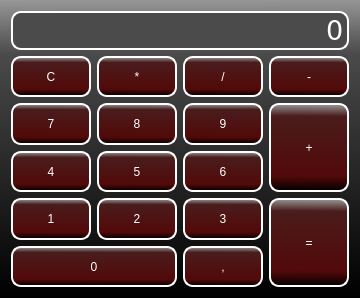
<?xml version="1.0" encoding="UTF-8"?>
<ui version="4.0">
 <class>CalculatorGUI</class>
 <widget class="QMainWindow" name="CalculatorGUI">
  <property name="geometry">
   <rect>
    <x>0</x>
    <y>0</y>
    <width>360</width>
    <height>298</height>
   </rect>
  </property>
  <property name="windowTitle">
   <string>CalculatorGUI</string>
  </property>
  <property name="styleSheet">
   <string notr="true">QWidget {
	font: 20pt &quot;DejaVu Sans&quot;;
 	font-weight: bolder;
}

#centralWidget {
	background: qlineargradient(spread:pad, x1:0.0321101, y1:1, x2:0.028, y2:0, stop:0 rgba(0, 0, 0, 255), stop:0.816514 rgba(74, 74, 74, 255), stop:1 rgba(151, 151, 151, 255));
}

QPushButton {
	background: qlineargradient(spread:pad, x1:0.0321101, y1:1, x2:0.0366972, y2:0, stop:0 rgba(0, 0, 0, 255), stop:0.174312 rgba(83, 9, 9, 255), stop:0.862385 rgba(74, 28, 28, 255), stop:1 rgba(151, 151, 151, 255));
 	color: white;
	border-radius: 10px;
	border: 2px solid white;
}

QLineEdit {
	color: white;
	border-radius: 10px;
	border: 2px solid white;
	background: rgb(75, 75, 75)
}</string>
  </property>
  <widget class="QWidget" name="centralWidget">
   <layout class="QVBoxLayout" name="verticalLayout">
    <item>
     <widget class="QLineEdit" name="label">
      <property name="font">
       <font>
        <family>DejaVu Sans</family>
        <pointsize>20</pointsize>
        <weight>50</weight>
        <italic>false</italic>
        <bold>false</bold>
       </font>
      </property>
      <property name="mouseTracking">
       <bool>false</bool>
      </property>
      <property name="layoutDirection">
       <enum>Qt::LeftToRight</enum>
      </property>
      <property name="text">
       <string>0</string>
      </property>
      <property name="alignment">
       <set>Qt::AlignRight|Qt::AlignTrailing|Qt::AlignVCenter</set>
      </property>
      <property name="readOnly">
       <bool>true</bool>
      </property>
     </widget>
    </item>
    <item>
     <widget class="QWidget" name="widget" native="true">
      <layout class="QGridLayout" name="gridLayout">
       <property name="margin">
        <number>0</number>
       </property>
       <item row="0" column="0">
        <widget class="QPushButton" name="btn_clear">
         <property name="sizePolicy">
          <sizepolicy hsizetype="Minimum" vsizetype="Expanding">
           <horstretch>0</horstretch>
           <verstretch>0</verstretch>
          </sizepolicy>
         </property>
         <property name="text">
          <string>C</string>
         </property>
        </widget>
       </item>
       <item row="0" column="1">
        <widget class="QPushButton" name="btn_mult">
         <property name="sizePolicy">
          <sizepolicy hsizetype="Minimum" vsizetype="Expanding">
           <horstretch>0</horstretch>
           <verstretch>0</verstretch>
          </sizepolicy>
         </property>
         <property name="text">
          <string>*</string>
         </property>
        </widget>
       </item>
       <item row="0" column="3">
        <widget class="QPushButton" name="btn_div">
         <property name="sizePolicy">
          <sizepolicy hsizetype="Minimum" vsizetype="Expanding">
           <horstretch>0</horstretch>
           <verstretch>0</verstretch>
          </sizepolicy>
         </property>
         <property name="text">
          <string>/</string>
         </property>
        </widget>
       </item>
       <item row="0" column="6">
        <widget class="QPushButton" name="btn_sub">
         <property name="sizePolicy">
          <sizepolicy hsizetype="Minimum" vsizetype="Expanding">
           <horstretch>0</horstretch>
           <verstretch>0</verstretch>
          </sizepolicy>
         </property>
         <property name="text">
          <string>-</string>
         </property>
        </widget>
       </item>
       <item row="1" column="0">
        <widget class="QPushButton" name="btn_7">
         <property name="sizePolicy">
          <sizepolicy hsizetype="Minimum" vsizetype="Expanding">
           <horstretch>0</horstretch>
           <verstretch>0</verstretch>
          </sizepolicy>
         </property>
         <property name="text">
          <string>7</string>
         </property>
        </widget>
       </item>
       <item row="1" column="3">
        <widget class="QPushButton" name="btn_9">
         <property name="sizePolicy">
          <sizepolicy hsizetype="Minimum" vsizetype="Expanding">
           <horstretch>0</horstretch>
           <verstretch>0</verstretch>
          </sizepolicy>
         </property>
         <property name="text">
          <string>9</string>
         </property>
        </widget>
       </item>
       <item row="2" column="0">
        <widget class="QPushButton" name="btn_4">
         <property name="sizePolicy">
          <sizepolicy hsizetype="Minimum" vsizetype="Expanding">
           <horstretch>0</horstretch>
           <verstretch>0</verstretch>
          </sizepolicy>
         </property>
         <property name="text">
          <string>4</string>
         </property>
        </widget>
       </item>
       <item row="2" column="3">
        <widget class="QPushButton" name="btn_6">
         <property name="sizePolicy">
          <sizepolicy hsizetype="Minimum" vsizetype="Expanding">
           <horstretch>0</horstretch>
           <verstretch>0</verstretch>
          </sizepolicy>
         </property>
         <property name="text">
          <string>6</string>
         </property>
        </widget>
       </item>
       <item row="3" column="0">
        <widget class="QPushButton" name="btn_1">
         <property name="sizePolicy">
          <sizepolicy hsizetype="Minimum" vsizetype="Expanding">
           <horstretch>0</horstretch>
           <verstretch>0</verstretch>
          </sizepolicy>
         </property>
         <property name="text">
          <string>1</string>
         </property>
        </widget>
       </item>
       <item row="4" column="0" colspan="2">
        <widget class="QPushButton" name="btn_0">
         <property name="sizePolicy">
          <sizepolicy hsizetype="Minimum" vsizetype="Expanding">
           <horstretch>0</horstretch>
           <verstretch>0</verstretch>
          </sizepolicy>
         </property>
         <property name="text">
          <string>0</string>
         </property>
        </widget>
       </item>
       <item row="3" column="6" rowspan="2">
        <widget class="QPushButton" name="btn_result">
         <property name="sizePolicy">
          <sizepolicy hsizetype="Minimum" vsizetype="Expanding">
           <horstretch>0</horstretch>
           <verstretch>0</verstretch>
          </sizepolicy>
         </property>
         <property name="text">
          <string>=</string>
         </property>
        </widget>
       </item>
       <item row="1" column="1">
        <widget class="QPushButton" name="btn_8">
         <property name="sizePolicy">
          <sizepolicy hsizetype="Minimum" vsizetype="Expanding">
           <horstretch>0</horstretch>
           <verstretch>0</verstretch>
          </sizepolicy>
         </property>
         <property name="text">
          <string>8</string>
         </property>
        </widget>
       </item>
       <item row="2" column="1">
        <widget class="QPushButton" name="btn_5">
         <property name="sizePolicy">
          <sizepolicy hsizetype="Minimum" vsizetype="Expanding">
           <horstretch>0</horstretch>
           <verstretch>0</verstretch>
          </sizepolicy>
         </property>
         <property name="text">
          <string>5</string>
         </property>
        </widget>
       </item>
       <item row="3" column="1">
        <widget class="QPushButton" name="btn_2">
         <property name="sizePolicy">
          <sizepolicy hsizetype="Minimum" vsizetype="Expanding">
           <horstretch>0</horstretch>
           <verstretch>0</verstretch>
          </sizepolicy>
         </property>
         <property name="text">
          <string>2</string>
         </property>
        </widget>
       </item>
       <item row="3" column="3">
        <widget class="QPushButton" name="btn_3">
         <property name="sizePolicy">
          <sizepolicy hsizetype="Minimum" vsizetype="Expanding">
           <horstretch>0</horstretch>
           <verstretch>0</verstretch>
          </sizepolicy>
         </property>
         <property name="text">
          <string>3</string>
         </property>
        </widget>
       </item>
       <item row="4" column="3">
        <widget class="QPushButton" name="btn_dot">
         <property name="sizePolicy">
          <sizepolicy hsizetype="Minimum" vsizetype="Expanding">
           <horstretch>0</horstretch>
           <verstretch>0</verstretch>
          </sizepolicy>
         </property>
         <property name="text">
          <string>,</string>
         </property>
        </widget>
       </item>
       <item row="1" column="6" rowspan="2">
        <widget class="QPushButton" name="btn_add">
         <property name="sizePolicy">
          <sizepolicy hsizetype="Minimum" vsizetype="Expanding">
           <horstretch>0</horstretch>
           <verstretch>0</verstretch>
          </sizepolicy>
         </property>
         <property name="text">
          <string>+</string>
         </property>
        </widget>
       </item>
      </layout>
     </widget>
    </item>
   </layout>
  </widget>
 </widget>
 <layoutdefault spacing="6" margin="11"/>
 <resources/>
 <connections/>
</ui>
